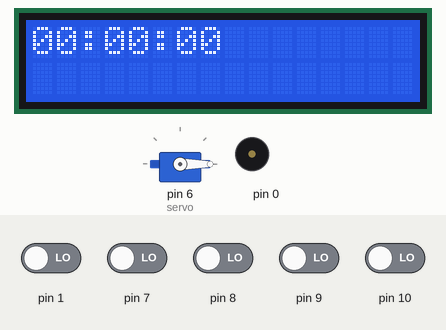
Bench run of a sketch on a simulated Arduino Uno, built with avr-gcc and run on an emulated ATmega328P. On the bench: 16×2 character LCD, servo, buzzer (waves = sounding). The inputs (shaded band) are chosen by the test bench; at power-on: pin 1, pin 7–10 LOW.

Above: at 1.2 s.
1.3 s: pin 1 driven HIGH
At 2.4 s:
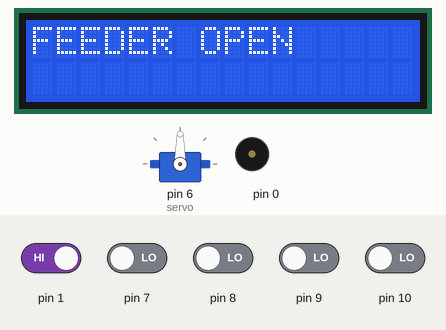
3.3 s: pin 9 driven HIGH
At 4.42 s:
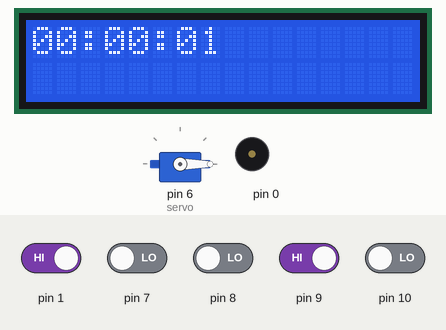
5.8 s: pin 8 driven HIGH
At 5.87 s:
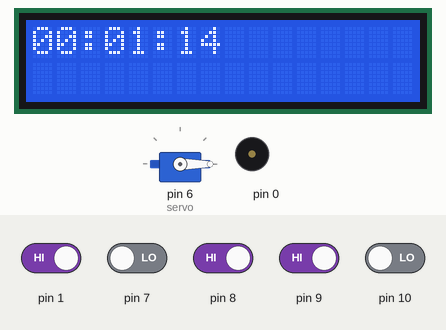
7.3 s: pin 7 driven HIGH
At 9.2 s:
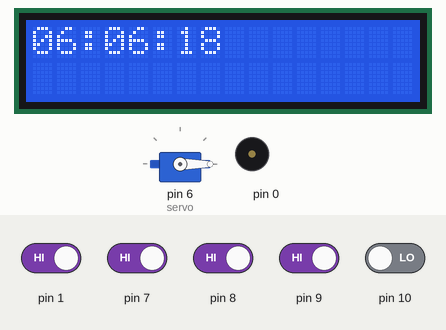
9.9 s: pin 10 driven HIGH
At 12.86 s:
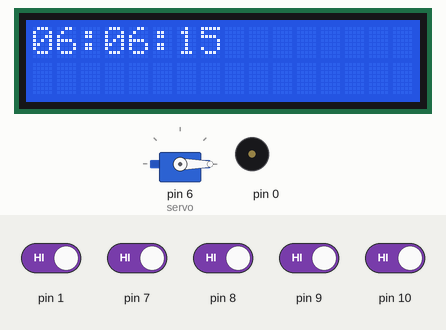
12.9 s: pin 9 driven LOW
At 14.8 s:
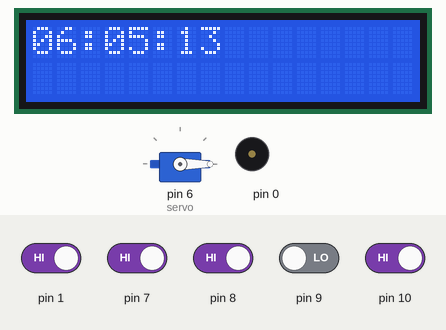
Timing chart, 0 to 16.3 s (numbered marks = the images above; inputs shaded):
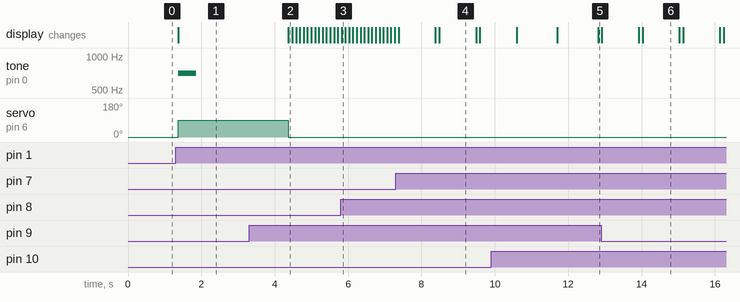

The sketch:

8.2.ino
```cpp
 #include <LiquidCrystal.h>
#include <Servo.h>

LiquidCrystal lcd(12, 11, 5, 4, 3, 2);
Servo servo;

int hours = 0, minutes = 0, seconds = 0;
int shours = 0, sminutes = 0, sseconds = 0;

int time = 0;
int eatStatus = 1;
int eatTime = 0;

void LCDdisplay() {
  lcd.clear();

  if (hours < 10) lcd.print("0");
  lcd.print(hours);
  lcd.print(":");

  if (minutes < 10) lcd.print("0");
  lcd.print(minutes);
  lcd.print(":");

  if (seconds < 10) lcd.print("0");
  lcd.print(seconds);
}

void add(int t) {
  if (t == 0) {
    seconds++;
    if (seconds >= 60) seconds = 0;
  } else if (t == 1) {
    minutes++;
    if (minutes >= 60) minutes = 0;
  } else if (t == 2) {
    hours++;
    if (hours >= 25) hours = 0;
  }
}

void sub(int t) {
  if (t == 0) {
    seconds--;
    if (seconds < 0) seconds = 59;
  } else if (t == 1) {
    minutes--;
    if (minutes < 0) minutes = 59;
  } else if (t == 2) {
    hours--;
    if (hours < 0) hours = 24;
  }
}

void timeToEat() {
  tone(0, 700, 500);
  lcd.clear();
  lcd.print("FEEDER OPEN");
  servo.write(90);
  delay(3000);
  servo.write(0);
}

void setup() {
  lcd.begin(16, 2);
  LCDdisplay();

  servo.attach(6);
  servo.write(0);

  pinMode(1, INPUT);
  pinMode(7, INPUT);
  pinMode(8, INPUT);
  pinMode(9, INPUT);
  pinMode(10, INPUT);
}

void loop() {
  if (digitalRead(1) && eatStatus) {
    timeToEat();
    eatStatus = 0;
  }

  if (digitalRead(8)) {
    time++;
    if (time >= 3) time = 0;
  }

  if (digitalRead(9)) {
    add(time);
    LCDdisplay();
  }

  if (digitalRead(10)) {
    sub(time);
    LCDdisplay();
  }

  if (digitalRead(7)) {
    shours = hours;
    sminutes = minutes;
    sseconds = seconds;

    while (true) {
      if (digitalRead(1) && eatStatus) {
        timeToEat();
        eatStatus = 0;
      }

      if (!eatStatus) eatTime++;

      if (eatTime >= 600) {
        eatStatus = 1;
        eatTime = 0;
      }

      delay(1000);

      seconds--;
      if (seconds < 0) {
        if (minutes > 0 || hours > 0) seconds = 59;
        else seconds = 0;
        minutes--;
      }

      if (minutes < 0) {
        if (hours > 0) minutes = 59;
        else minutes = 0;
        hours--;
      }

      if (hours < 0) {
        hours = shours;
        minutes = sminutes;
        seconds = sseconds;
        timeToEat();
      }

      LCDdisplay();

      if (digitalRead(7)) break;
    }
  }

  if (!eatStatus) eatTime++;

  if (eatTime >= 6000) {
    eatStatus = 1;
    eatTime = 0;
  }

  delay(100);
}
```

Measured:
- after the input at 1.3 s, tone on pin 0: silent → 700 Hz after 0.07 s, → silent 0.50 s later; servo on pin 6 (servo): 0° → 90° after 0.07 s; the display: changes after 0.07 s (image 1)
- after the input at 3.3 s, the display: changes after 1.1 s (image 2)
- what the display in image 4 shows lasts 1.0 s, from 8.5 s to 9.5 s
